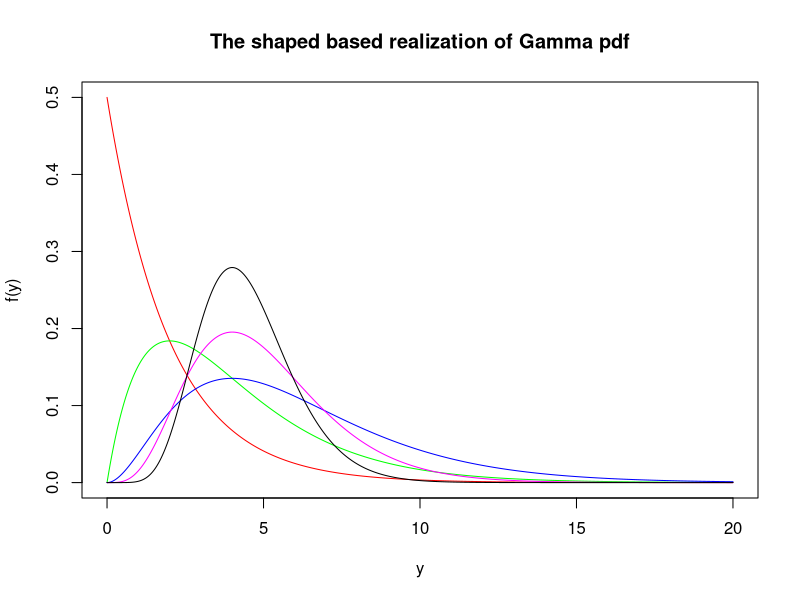
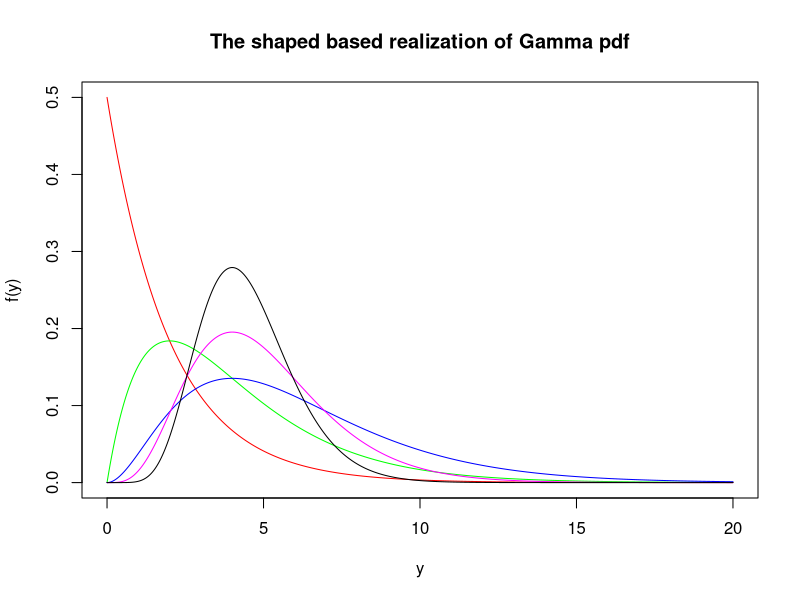
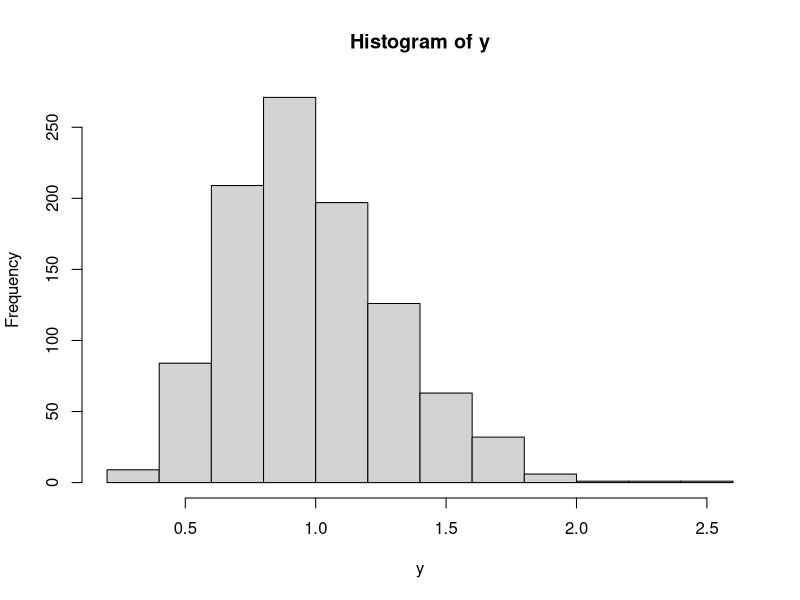
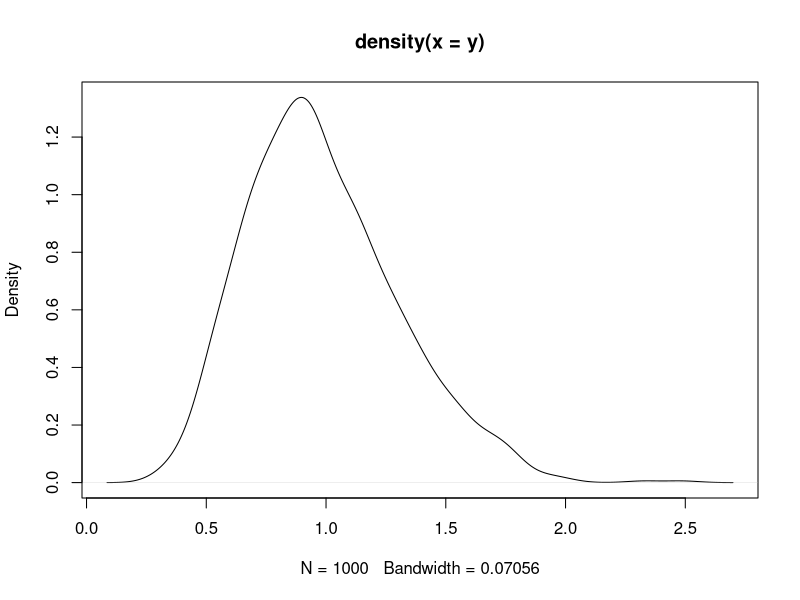
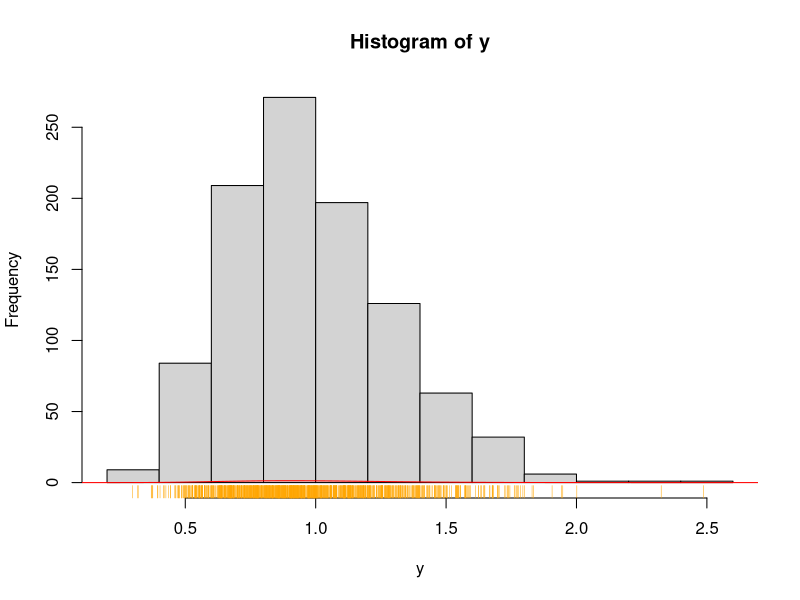

The R source for these figures, in order:
# second lab
# basic plotting, gamma distribution

min.y = 0
max.y = 20
num.of.samples = 1000
y = seq(min.y, max.y, length = num.of.samples)

plot(c(0,20), c(0, .5), xlab="y", ylab="f(y)", main="The shaped based realization of Gamma pdf", type="n")

# do it with sapply with more clearly defined variables
shapes=c(1,2,3,5,9)
scales=c(2,2,2,1,.5)
cols=c("red", "green", "blue", "magenta", "black")
plots=sapply(1:5, function(x)  { lines(y, dgamma(y, shape=shapes[x], scale=scales[x]), col=cols[x]  ) } )

# do this with mapply and vage variables
plot(c(0,20), c(0, .5), xlab="y", ylab="f(y)", main="The shaped based realization of Gamma pdf", type="n")
f <- function(col, ...) {
  lines(y, dgamma(y, ...), col = col)
}

plot.status <- mapply(f, shape=shapes, scale=scales, col=cols)


# Simulating Data
set.seed(1)

gamma.shape = 10
gamma.scale = 0.1

rgamma(n = 5, shape=gamma.shape, scale=gamma.scale)

num.of.samples = 1000
y = rgamma(n = num.of.samples, shape=gamma.shape, scale=gamma.scale)

# put it in a density and a histogram
estimated.density = density(y)
estimated.hist = hist(y)

# plot themrug(y, col = "orange")
plot(estimated.density)
plot(estimated.hist)

# cool command, adds the data points
rug(y, col = "orange")

x <- seq(0, 3, length = 1000)
true.density <- dgamma(x, shape = gamma.shape, scale = gamma.scale)

# This plots the true density lines
lines(x, true.density, col = "red")

